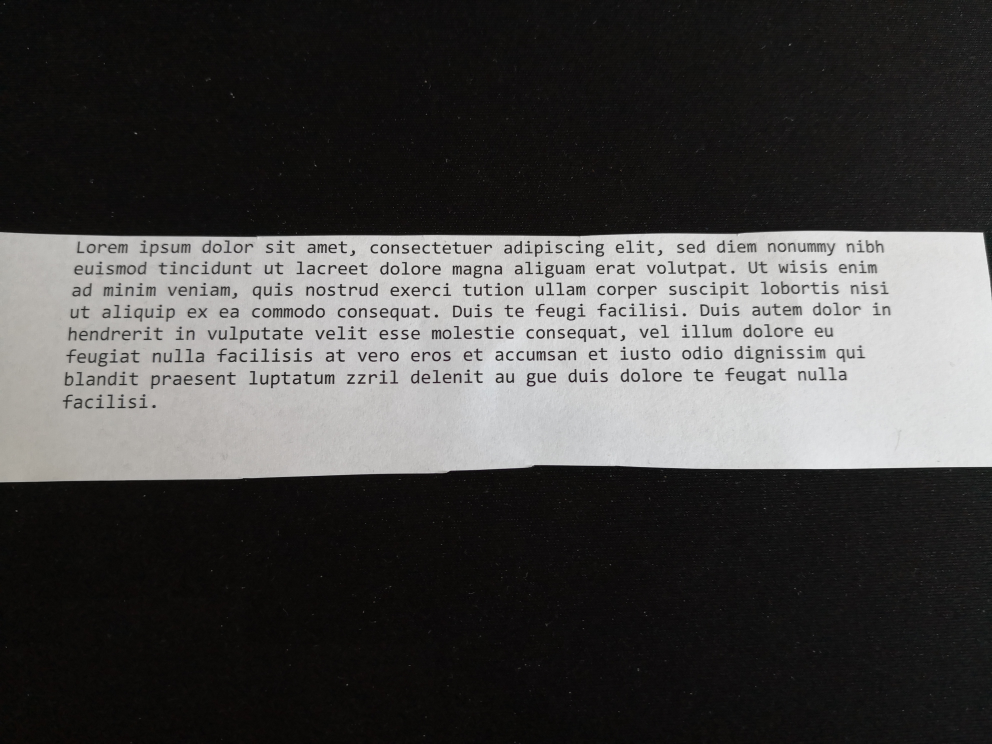
#> input picture documentation/image.jpg, 3968 x 2976 px (shown at 1/4 size)
$ python -i picture_rotator.py   (imports and definitions only)
#> lines starting #> are read from the running program, lines starting #| are printed output that depends on the picture; after the words box and inside, x2 and y2 are one past the last pixel; in counts of white or black regions, pixels touching at a corner belong together
### helper_utils.py
import os.path

def get_output_name_from_input(input_file_name, output_dir, output_extension=None):
    input_file_name = os.path.basename(input_file_name)
    output = os.path.splitext(input_file_name)
    if output_extension is None:
        output_extension = output[1]

    return output_dir + output[0] + output_extension

### picture_rotator.py
import argparse
import os.path
import warnings
from shutil import copyfile
import cv2
import numpy as np
import helper_utils

# see https://www.pyimagesearch.com/2017/02/20/text-skew-correction-opencv-python/
def rotate_image_based_on_text(path_to_image, debug=False):
#> called with path_to_image = 'documentation/image.jpg', debug = False
    large = cv2.imread(path_to_image)
#> large is the input picture: shape (2976, 3968, 3); mean B, G, R 70.6, 71.4, 72.3
    rgb = cv2.pyrDown(large)
    small = cv2.cvtColor(rgb, cv2.COLOR_BGR2GRAY)

    kernel = cv2.getStructuringElement(cv2.MORPH_ELLIPSE, (3, 3))
    grad = cv2.morphologyEx(small, cv2.MORPH_GRADIENT, kernel)
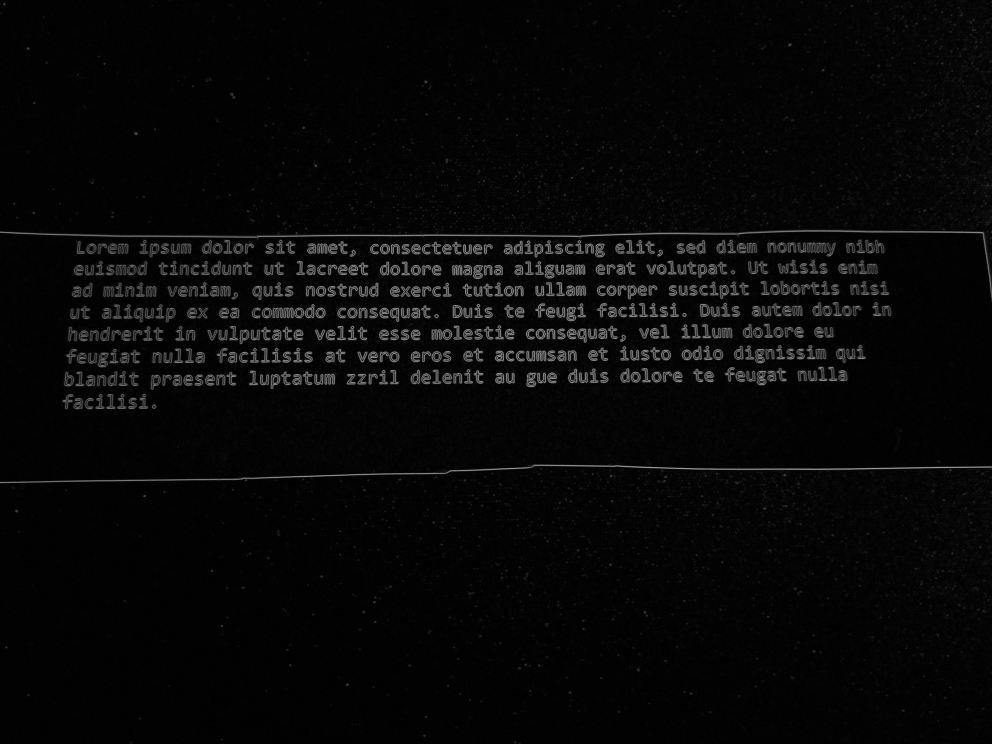
#> grad: shape (1488, 1984) (shown at 1/2 size); min 0, max 185, mean 7.5

    _, black_white = cv2.threshold(grad, 0.0, 255.0, cv2.THRESH_BINARY | cv2.THRESH_OTSU)
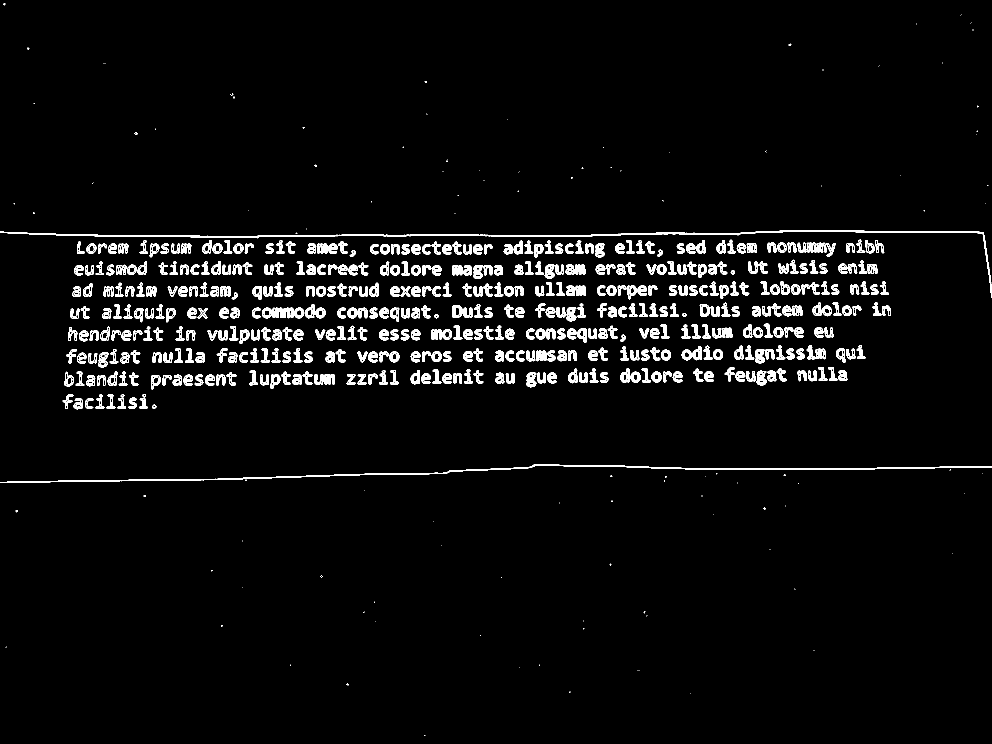
#> black_white: shape (1488, 1984) (shown at 1/2 size); 4.1% white; 615 white regions (127 under 20 px), largest, box (x1, y1, x2, y2) and area: (0, 460, 1984, 596) 6467, (0, 929, 1984, 966) 5581, (545, 615, 588, 637) 619

    kernel = cv2.getStructuringElement(cv2.MORPH_RECT, (9, 1))
    connected = cv2.morphologyEx(black_white, cv2.MORPH_CLOSE, kernel)
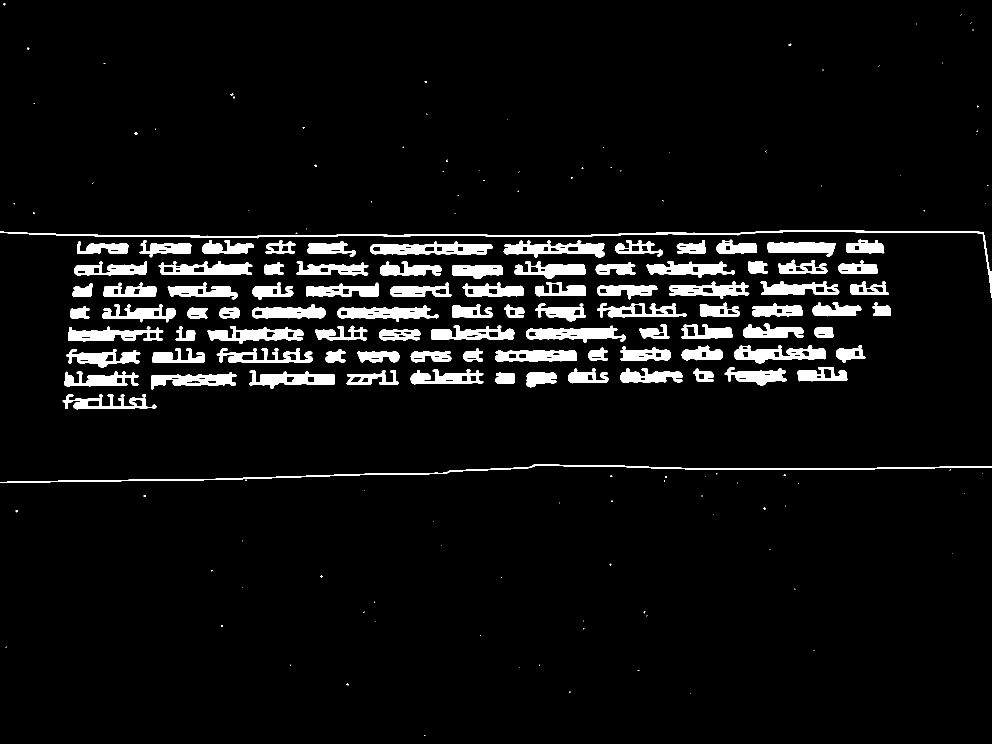
#> connected: shape (1488, 1984) (shown at 1/2 size); 5.9% white; 229 white regions (121 under 20 px)
    # using RETR_EXTERNAL instead of RETR_CCOMP
    contours, _ = cv2.findContours(connected.copy(), cv2.RETR_EXTERNAL, cv2.CHAIN_APPROX_NONE)
#> contours = 229 contours, 122 with area under 20; largest, box (x1, y1, x2, y2) and area: (0, 460, 1984, 596) 4543, (740, 483, 986, 509) 4428, (1007, 480, 1210, 515) 3863, (1468, 690, 1652, 727) 3630, (0, 929, 1984, 966) 3626

    mask = np.zeros(black_white.shape, dtype=np.uint8)

    all_angles = []
    for idx in range(len(contours)):
        x_bounding_rect, y_bounding_rect, width_bounding_rect, height_bounding_rect = cv2.boundingRect(contours[idx])
        mask[y_bounding_rect:y_bounding_rect+height_bounding_rect, x_bounding_rect:x_bounding_rect+width_bounding_rect] = 0
        cv2.drawContours(mask, contours, idx, (255, 255, 255), -1)
        r = float(cv2.countNonZero(mask[y_bounding_rect : y_bounding_rect + height_bounding_rect, x_bounding_rect : x_bounding_rect + width_bounding_rect])) / (width_bounding_rect * height_bounding_rect)

        if r > 0.45 and width_bounding_rect > 8 and height_bounding_rect > 8:
            box = cv2.minAreaRect(contours[idx])
            angle = box[-1]

            # the `cv2.minAreaRect` function returns values in the
            # range [-90, 0); as the rectangle rotates clockwise the
            # returned angle trends to 0 -- in this special case we
            # need to add 90 degrees to the angle
            if angle < -45:
                angle = -(90 + angle)

            # otherwise, just take the inverse of the angle to make
            # it positive
            else:
                angle = -angle

            all_angles.append(angle)
            if debug:
                cv2.rectangle(rgb, (x_bounding_rect, y_bounding_rect), (x_bounding_rect+width_bounding_rect-1, y_bounding_rect+height_bounding_rect-1), (0, 255, 0), 2)
                cv2.drawContours(rgb, [np.int0(cv2.boxPoints(box))], -1, (255,255,255),3)
#> this loop made 229 passes
#> (x_bounding_rect, y_bounding_rect, width_bounding_rect, height_bounding_rect, r, box, angle) on passes 66, 67, 68, 69, 70, 72, 73, 74, 75: (125, 788, 188, 31, 0.462, ((218.5, 803), (30, 187), -90), 0), (1052, 745, 62, 30, 0.726, ((1082.5, 759.5), (29, 61), -90), 0), (990, 745, 40, 23, 0.842, ((1009.5, 756), (22, 39), -90), 0), (302, 744, 171, 35, 0.547, ((386.9, 760.8), (170.9, 28.02), -2.2), 2.2), (129, 743, 149, 30, 0.582, ((203, 757.5), (29, 148), -90), 0), (498, 741, 172, 37, 0.553, ((583.6, 760.1), (35.37, 171), -88.92), -1.08), (693, 740, 105, 29, 0.542, ((745, 754), (28, 104), -90), 0), (821, 738, 146, 31, 0.62, ((893.5, 752.9), (145.1, 29.2), -0.434), 0.434), (1386, 737, 42, 27, 0.662, ((1406.5, 750), (26, 41), -90), 0)
#> (x_bounding_rect, y_bounding_rect, width_bounding_rect, height_bounding_rect, r, box) on pass 111: (140, 612, 40, 26, 0.657, ((159.5, 624.5), (25, 39), -90))
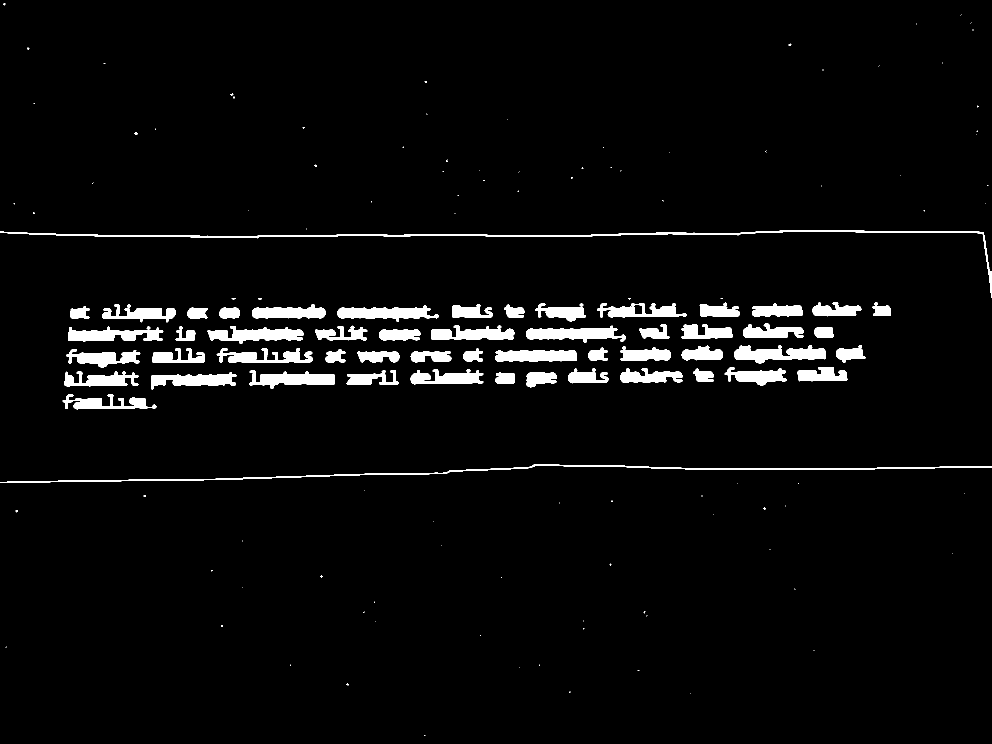
#> mask: shape (1488, 1984) (shown at 1/2 size); 3.9% white; 171 white regions (111 under 20 px), largest, box (x1, y1, x2, y2) and area: (0, 460, 1984, 596) 6649, (0, 929, 1984, 966) 5611, (1468, 690, 1652, 727) 3862
#> after the loop, all_angles = 87 values, max 11.31 at index 24, min -11.31 at index 42, mean -0.0205

    if len(all_angles) > 0:
        angle = sum(all_angles)/len(all_angles)
#> angle = -0.0205
    else:
        angle = 0
        # rotate the image to deskew it
    (height_bounding_rect, width_bounding_rect) = rgb.shape[:2]
#> height_bounding_rect = 1488; width_bounding_rect = 1984
    center = (width_bounding_rect // 2, height_bounding_rect // 2)
#> center = (992, 744)
    M = cv2.getRotationMatrix2D(center, -angle, 1.0)
#> M = [[1, 0.000359, -0.267], [-0.000359, 1, 0.356]]
    rotated = cv2.warpAffine(rgb, M, (width_bounding_rect, height_bounding_rect),
        flags=cv2.INTER_CUBIC, borderMode=cv2.BORDER_REPLICATE)

    # draw the correction angle on the image so we can validate it
    # cv2.putText(rotated, "Angle: {:.2f} degrees".format(angle), (10, 30), cv2.FONT_HERSHEY_SIMPLEX, 0.7, (0, 0, 255), 2)
    print("--> Rotating picture '{}' {:.2f} degrees".format(path_to_image, angle))
#| --> Rotating picture 'documentation/image.jpg' -0.02 degrees

    #The output directory of the copy of the image and the text.
    output_directory = "tmp/"
    if not os.path.exists(output_directory):
        os.makedirs(output_directory)
    new_path_to_image = helper_utils.get_output_name_from_input(path_to_image, output_directory)
    cv2.imwrite(new_path_to_image, rotated)

    #Copy the image aswell, so everything is kept together in the result folder.
    unrotated_image_path = get_new_name(path_to_image, "not_rotated")
    copyfile(path_to_image, helper_utils.get_output_name_from_input(unrotated_image_path,
                                                                    output_directory))

    #print("Written to '" + outputDirectory + getNewName(pathToImage, "rotated") + "'!")
    return new_path_to_image

def get_new_name(path_to_image, identifier):
    input_file_name = os.path.basename(path_to_image)
    name, ext = os.path.splitext(input_file_name)
    output_file_name = "{name}_{id}{ext}".format(name=name, id=identifier, ext=ext)
    return output_file_name


def main():
    for image in ARGS["images"]:
        print("-> Trying to rotate '" + image + "' based on the text.")
        if os.path.isfile(image):
            rotate_image_based_on_text(image, ARGS["debug"])
        else:
            warnings.warn("Not a file: '" + image + "'! Doing nothing with it.. ")

# [12 lines not run here, left out]

>>> result = rotate_image_based_on_text('documentation/image.jpg')
